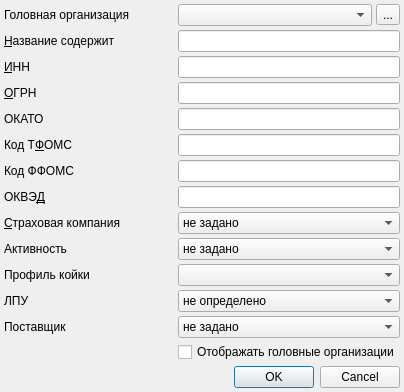
<?xml version="1.0" encoding="UTF-8"?>
<ui version="4.0">
 <class>OrgFilterDialog</class>
 <widget class="QDialog" name="OrgFilterDialog">
  <property name="geometry">
   <rect>
    <x>0</x>
    <y>0</y>
    <width>404</width>
    <height>379</height>
   </rect>
  </property>
  <property name="windowTitle">
   <string>Выбор организации</string>
  </property>
  <layout class="QGridLayout">
   <property name="leftMargin">
    <number>4</number>
   </property>
   <property name="topMargin">
    <number>4</number>
   </property>
   <property name="rightMargin">
    <number>4</number>
   </property>
   <property name="bottomMargin">
    <number>4</number>
   </property>
   <property name="spacing">
    <number>4</number>
   </property>
   <item row="1" column="0">
    <widget class="QLabel" name="lblName">
     <property name="text">
      <string>&amp;Название содержит</string>
     </property>
     <property name="buddy">
      <cstring>edtName</cstring>
     </property>
    </widget>
   </item>
   <item row="7" column="0">
    <widget class="QLabel" name="lblOKVED">
     <property name="text">
      <string>ОКВЭ&amp;Д</string>
     </property>
     <property name="buddy">
      <cstring>edtOKVED</cstring>
     </property>
    </widget>
   </item>
   <item row="8" column="0">
    <widget class="QLabel" name="lblIsInsurer">
     <property name="text">
      <string>&amp;Страховая компания</string>
     </property>
     <property name="buddy">
      <cstring>cmbIsInsurer</cstring>
     </property>
    </widget>
   </item>
   <item row="0" column="0">
    <widget class="QLabel" name="lblHead">
     <property name="text">
      <string>Головная организация</string>
     </property>
    </widget>
   </item>
   <item row="4" column="0">
    <widget class="QLabel" name="lblOKATO">
     <property name="text">
      <string>ОКАТО</string>
     </property>
    </widget>
   </item>
   <item row="0" column="1">
    <widget class="COrgComboBox" name="cmbHead"/>
   </item>
   <item row="3" column="0">
    <widget class="QLabel" name="lblOGRN">
     <property name="text">
      <string>&amp;ОГРН</string>
     </property>
     <property name="buddy">
      <cstring>edtOGRN</cstring>
     </property>
    </widget>
   </item>
   <item row="2" column="0">
    <widget class="QLabel" name="lblINN">
     <property name="text">
      <string>&amp;ИНН</string>
     </property>
     <property name="buddy">
      <cstring>edtINN</cstring>
     </property>
    </widget>
   </item>
   <item row="5" column="0">
    <widget class="QLabel" name="lblTfomsCode">
     <property name="text">
      <string>Код Т&amp;ФОМС</string>
     </property>
     <property name="buddy">
      <cstring>edtTfomsCode</cstring>
     </property>
    </widget>
   </item>
   <item row="6" column="0">
    <widget class="QLabel" name="lblSMOCode">
     <property name="text">
      <string>Код ФФОМС</string>
     </property>
    </widget>
   </item>
   <item row="7" column="1" colspan="2">
    <widget class="QLineEdit" name="edtOKVED"/>
   </item>
   <item row="8" column="1" colspan="2">
    <widget class="QComboBox" name="cmbIsInsurer">
     <item>
      <property name="text">
       <string>не задано</string>
      </property>
     </item>
     <item>
      <property name="text">
       <string>Нет</string>
      </property>
     </item>
     <item>
      <property name="text">
       <string>Да</string>
      </property>
     </item>
    </widget>
   </item>
   <item row="14" column="0">
    <spacer>
     <property name="orientation">
      <enum>Qt::Vertical</enum>
     </property>
     <property name="sizeHint" stdset="0">
      <size>
       <width>20</width>
       <height>40</height>
      </size>
     </property>
    </spacer>
   </item>
   <item row="9" column="1" colspan="2">
    <widget class="QComboBox" name="cmbActive">
     <item>
      <property name="text">
       <string>не задано</string>
      </property>
     </item>
     <item>
      <property name="text">
       <string>Не активна</string>
      </property>
     </item>
     <item>
      <property name="text">
       <string>Активна</string>
      </property>
     </item>
    </widget>
   </item>
   <item row="4" column="1" colspan="2">
    <widget class="QLineEdit" name="edtOKATO"/>
   </item>
   <item row="1" column="1" colspan="2">
    <widget class="QLineEdit" name="edtName"/>
   </item>
   <item row="0" column="2">
    <widget class="QToolButton" name="btnSelectHeadOrganisation">
     <property name="text">
      <string>...</string>
     </property>
    </widget>
   </item>
   <item row="12" column="1" colspan="2">
    <widget class="QComboBox" name="cmbSupplier">
     <item>
      <property name="text">
       <string>не задано</string>
      </property>
     </item>
     <item>
      <property name="text">
       <string>Нет</string>
      </property>
     </item>
     <item>
      <property name="text">
       <string>Да</string>
      </property>
     </item>
    </widget>
   </item>
   <item row="13" column="1" colspan="2">
    <widget class="QCheckBox" name="chkHeadVisible">
     <property name="text">
      <string>Отображать головные организации</string>
     </property>
    </widget>
   </item>
   <item row="12" column="0">
    <widget class="QLabel" name="lblSupplier">
     <property name="text">
      <string>Поставщик</string>
     </property>
    </widget>
   </item>
   <item row="10" column="1" colspan="2">
    <widget class="CRBComboBox" name="cmbHospitalBedProfile"/>
   </item>
   <item row="5" column="1" colspan="2">
    <widget class="QLineEdit" name="edtTfomsCode"/>
   </item>
   <item row="3" column="1" colspan="2">
    <widget class="QLineEdit" name="edtOGRN"/>
   </item>
   <item row="11" column="1" colspan="2">
    <widget class="QComboBox" name="cmbIsMedical">
     <item>
      <property name="text">
       <string>не определено</string>
      </property>
     </item>
     <item>
      <property name="text">
       <string>поликлиника</string>
      </property>
     </item>
     <item>
      <property name="text">
       <string>стационар</string>
      </property>
     </item>
     <item>
      <property name="text">
       <string>прочая мед.организация</string>
      </property>
     </item>
     <item>
      <property name="text">
       <string>СМП</string>
      </property>
     </item>
     <item>
      <property name="text">
       <string>санаторного типа</string>
      </property>
     </item>
    </widget>
   </item>
   <item row="2" column="1" colspan="2">
    <widget class="QLineEdit" name="edtINN"/>
   </item>
   <item row="11" column="0">
    <widget class="QLabel" name="lblIsHospital">
     <property name="text">
      <string>ЛПУ</string>
     </property>
     <property name="buddy">
      <cstring>cmbHospitalBedProfile</cstring>
     </property>
    </widget>
   </item>
   <item row="9" column="0">
    <widget class="QLabel" name="lblNotActive">
     <property name="text">
      <string>Активность</string>
     </property>
    </widget>
   </item>
   <item row="15" column="0" colspan="3">
    <widget class="QDialogButtonBox" name="buttonBox">
     <property name="orientation">
      <enum>Qt::Horizontal</enum>
     </property>
     <property name="standardButtons">
      <set>QDialogButtonBox::Cancel|QDialogButtonBox::Ok</set>
     </property>
    </widget>
   </item>
   <item row="10" column="0">
    <widget class="QLabel" name="lblHospitalBedProfile">
     <property name="text">
      <string>Профиль койки</string>
     </property>
     <property name="buddy">
      <cstring>cmbHospitalBedProfile</cstring>
     </property>
    </widget>
   </item>
   <item row="6" column="1" colspan="2">
    <widget class="QLineEdit" name="edtSMOCode"/>
   </item>
  </layout>
 </widget>
 <customwidgets>
  <customwidget>
   <class>CRBComboBox</class>
   <extends>QComboBox</extends>
   <header>library/crbcombobox.h</header>
  </customwidget>
  <customwidget>
   <class>COrgComboBox</class>
   <extends>QComboBox</extends>
   <header>OrgComboBox.h</header>
  </customwidget>
 </customwidgets>
 <tabstops>
  <tabstop>cmbHead</tabstop>
  <tabstop>btnSelectHeadOrganisation</tabstop>
  <tabstop>edtName</tabstop>
  <tabstop>edtINN</tabstop>
  <tabstop>edtOGRN</tabstop>
  <tabstop>edtOKATO</tabstop>
  <tabstop>edtTfomsCode</tabstop>
  <tabstop>edtOKVED</tabstop>
  <tabstop>cmbIsInsurer</tabstop>
  <tabstop>cmbActive</tabstop>
  <tabstop>cmbHospitalBedProfile</tabstop>
  <tabstop>cmbIsMedical</tabstop>
  <tabstop>cmbSupplier</tabstop>
  <tabstop>chkHeadVisible</tabstop>
  <tabstop>buttonBox</tabstop>
 </tabstops>
 <resources/>
 <connections>
  <connection>
   <sender>buttonBox</sender>
   <signal>accepted()</signal>
   <receiver>OrgFilterDialog</receiver>
   <slot>accept()</slot>
   <hints>
    <hint type="sourcelabel">
     <x>262</x>
     <y>198</y>
    </hint>
    <hint type="destinationlabel">
     <x>153</x>
     <y>175</y>
    </hint>
   </hints>
  </connection>
  <connection>
   <sender>buttonBox</sender>
   <signal>rejected()</signal>
   <receiver>OrgFilterDialog</receiver>
   <slot>reject()</slot>
   <hints>
    <hint type="sourcelabel">
     <x>275</x>
     <y>198</y>
    </hint>
    <hint type="destinationlabel">
     <x>282</x>
     <y>175</y>
    </hint>
   </hints>
  </connection>
 </connections>
</ui>
